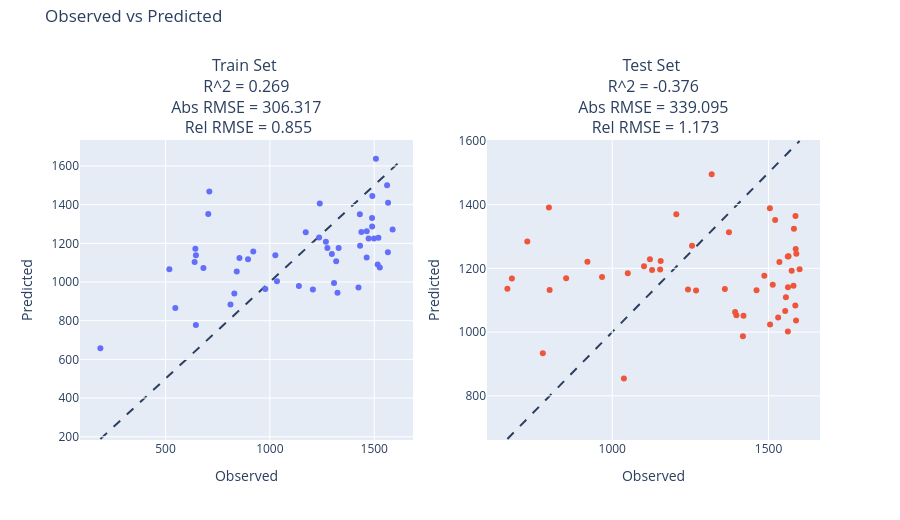

The notebook cell this image was saved under:
### Markdown cell above
### Evaluate the model on the train and test set

The relative RMSE is the RMSE divided by the standard deviation of the observations: a value of 1 means the model is no better than predicting the mean.

### Code cell
# Make predictions
yhat = pipe.predict(X)
X_test = doe_test
y_test = tar_test
yhat_test = pipe.predict(X_test)
# Plot observed vs predicted with error metrics (R2, absolute and relative RMSE)
plothelpers.observed_vs_predicted(y, yhat, y_test, yhat_test)

### Figure 1 — Plotly figure (JSON) as saved in the notebook; plotly's stock layout.template omitted (floating-point values rounded to 4 significant figures)
{"data": [{"mode": "markers", "name": "Train Set", "type": "scatter", "x": [1565.0, 854.4, 1206.0, 1588.0, 811.6, 841.5, 645.9, 978.3, 1026.0, 1307.0, 1034.0, 1268.0, 1490.0, 1520.0, 1329.0, 1431.0, 1566.0, 1438.0, 829.9, 705.0, 1432.0, 188.4, 1499.0, 920.6, 1489.0, 1236.0, 1324.0, 1491.0, 1318.0, 1464.0, 645.6, 518.7, 1508.0, 681.9, 643.3, 1172.0, 1527.0, 710.2, 547.1, 1239.0, 1276.0, 1516.0, 1473.0, 1561.0, 895.4, 1139.0, 1424.0, 1464.0, 639.5, 1297.0], "xaxis": "x", "y": [1154.0, 1124.0, 961.1, 1271.0, 883.8, 1054.0, 1138.0, 964.2, 1138.0, 994.9, 1004.0, 1208.0, 1287.0, 1228.0, 1176.0, 1350.0, 1409.0, 1258.0, 941.2, 1352.0, 1188.0, 657.4, 1225.0, 1158.0, 1331.0, 1230.0, 944.1, 1445.0, 1107.0, 1126.0, 777.8, 1066.0, 1637.0, 1073.0, 1172.0, 1257.0, 1075.0, 1468.0, 865.3, 1406.0, 1176.0, 1091.0, 1225.0, 1501.0, 1117.0, 979.4, 971.4, 1262.0, 1103.0, 1145.0], "yaxis": "y"}, {"mode": "markers", "name": "Test Set", "type": "scatter", "x": [1487.0, 852.5, 1553.0, 1562.0, 1562.0, 1556.0, 664.6, 1588.0, 1574.0, 1393.0, 1586.0, 1535.0, 1587.0, 1121.0, 967.4, 1581.0, 1521.0, 1255.0, 1505.0, 728.3, 1127.0, 1037.0, 1153.0, 1599.0, 1373.0, 1589.0, 1397.0, 1586.0, 1268.0, 1580.0, 777.9, 1462.0, 1318.0, 1514.0, 679.0, 920.6, 1242.0, 797.4, 1418.0, 1205.0, 1155.0, 1360.0, 1102.0, 1504.0, 799.7, 1531.0, 1420.0, 1564.0, 1562.0, 1050.0], "xaxis": "x2", "y": [1176.0, 1169.0, 1066.0, 1237.0, 1002.0, 1109.0, 1136.0, 1037.0, 1192.0, 1063.0, 1083.0, 1220.0, 1261.0, 1228.0, 1173.0, 1324.0, 1352.0, 1271.0, 1024.0, 1284.0, 1195.0, 854.2, 1197.0, 1197.0, 1313.0, 1246.0, 1053.0, 1364.0, 1130.0, 1146.0, 933.6, 1131.0, 1495.0, 1149.0, 1168.0, 1221.0, 1133.0, 1391.0, 987.0, 1370.0, 1223.0, 1135.0, 1206.0, 1388.0, 1132.0, 1045.0, 1052.0, 1238.0, 1140.0, 1185.0], "yaxis": "y2"}], "layout": {"annotations": [{"font": {"size": 16}, "showarrow": false, "text": "Train Set <br> R^2 = 0.269 <br> Abs RMSE = 306.317 <br> Rel RMSE = 0.855", "x": 0.225, "xanchor": "center", "xref": "paper", "y": 1.0, "yanchor": "bottom", "yref": "paper"}, {"font": {"size": 16}, "showarrow": false, "text": "Test Set <br> R^2 = -0.376 <br> Abs RMSE = 339.095 <br> Rel RMSE = 1.173", "x": 0.775, "xanchor": "center", "xref": "paper", "y": 1.0, "yanchor": "bottom", "yref": "paper"}], "height": 520, "margin": {"t": 140}, "shapes": [{"layer": "below", "line": {"dash": "dash"}, "type": "line", "x0": 188.4, "x1": 1637.0, "xref": "x", "y0": 188.4, "y1": 1637.0, "yref": "y"}, {"layer": "below", "line": {"dash": "dash"}, "type": "line", "x0": 664.6, "x1": 1599.0, "xref": "x2", "y0": 664.6, "y1": 1599.0, "yref": "y2"}], "showlegend": false, "title": {"text": "Observed vs Predicted", "y": 0.98}, "xaxis": {"anchor": "y", "domain": [0.0, 0.45], "title": {"text": "Observed"}}, "xaxis2": {"anchor": "y2", "domain": [0.55, 1.0], "title": {"text": "Observed"}}, "yaxis": {"anchor": "x", "domain": [0.0, 1.0], "title": {"text": "Predicted"}}, "yaxis2": {"anchor": "x2", "domain": [0.0, 1.0], "title": {"text": "Predicted"}}}}
